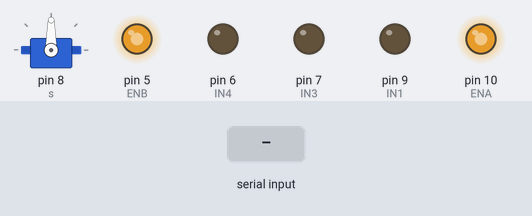
Simulated run of this sketch. Board: Arduino Uno, built with avr-gcc and run on an emulated ATmega328P. Parts: servo, output pins drawn as LEDs (lit = HIGH). Inputs (shaded band) come from the test bench. Pins used as bus, display or sensor lines are not drawn.

Above: at 1.2 s.
1.3 s: "1" received over Serial
At 2.4 s:
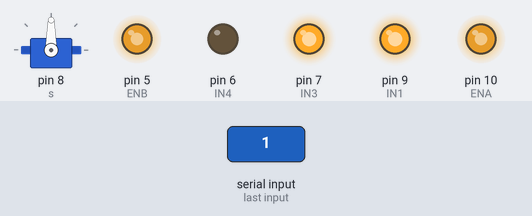
2.8 s: "2" received over Serial
At 3.5 s:
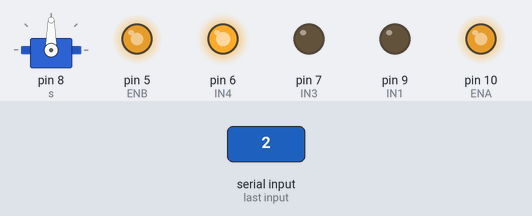
4.3 s: "3" received over Serial
At 4.6 s:
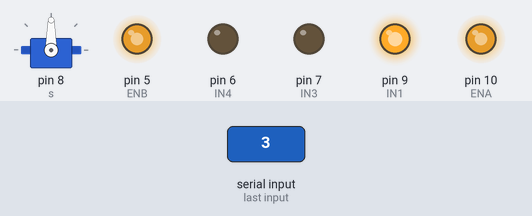
5.8 s: "4" received over Serial
At 7.0 s:
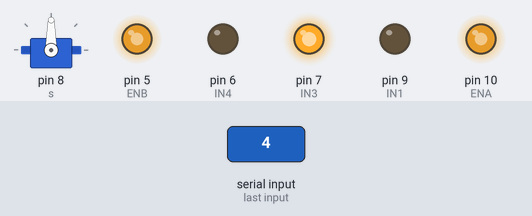
7.3 s: "0" received over Serial
At 8.1 s:
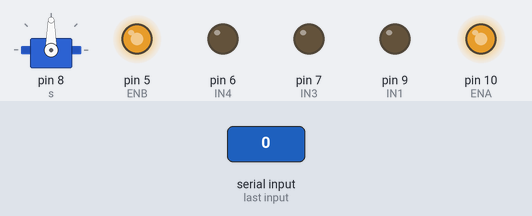
Timing chart, 0 to 9.8 s (numbered marks = the images above; inputs shaded):
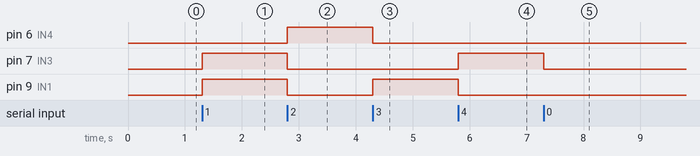

The sketch:

trial2.ino
```cpp
#include <Servo.h>

Servo s=Servo();

void setup() {
  // put your setup code here, to run once:
s.attach(8);
pinMode(9,OUTPUT);//IN1
pinMode(8,OUTPUT);//IN2
pinMode(10,OUTPUT);//ENA
analogWrite(10,200);//Speed(0-255)

pinMode(7,OUTPUT);//IN3
pinMode(6,OUTPUT);//IN4
pinMode(5,OUTPUT);//ENB
analogWrite(5,200);//Speed(0-255)

Serial.begin(9600);

}

void loop() {
  // put your main code here, to run repeatedly:
  int x=Serial.read();
  if(x=='1'){
    digitalWrite(9,HIGH);
    digitalWrite(8,LOW);
    digitalWrite(7,HIGH);
    digitalWrite(6,LOW);
    }
  if(x=='2'){
    digitalWrite(9,LOW);
    digitalWrite(8,HIGH);
    digitalWrite(7,LOW);
    digitalWrite(6,HIGH);
    }
  if(x=='0'){
    digitalWrite(9,LOW);
    digitalWrite(8,LOW);
    digitalWrite(7,LOW);
    digitalWrite(6,LOW);
    }
  if(x=='3'){
    digitalWrite(9,HIGH);
    digitalWrite(8,LOW);
    digitalWrite(7,LOW);
    digitalWrite(6,LOW);
    }
  if(x=='4'){
    digitalWrite(9,LOW);
    digitalWrite(8,LOW);
    digitalWrite(7,HIGH);
    digitalWrite(6,LOW);
  }

}
```

Measured:
- after the input at 1.3 s, pin 7 (IN3), pin 9 (IN1): LOW → HIGH at once
- after the input at 2.8 s, pin 6 (IN4): LOW → HIGH at once; pin 7 (IN3), pin 9 (IN1): HIGH → LOW at once
- after the input at 4.3 s, pin 6 (IN4): HIGH → LOW at once; pin 9 (IN1): LOW → HIGH at once
- after the input at 5.8 s, pin 7 (IN3): LOW → HIGH at once; pin 9 (IN1): HIGH → LOW at once
- after the input at 7.3 s, pin 7 (IN3): HIGH → LOW at once
